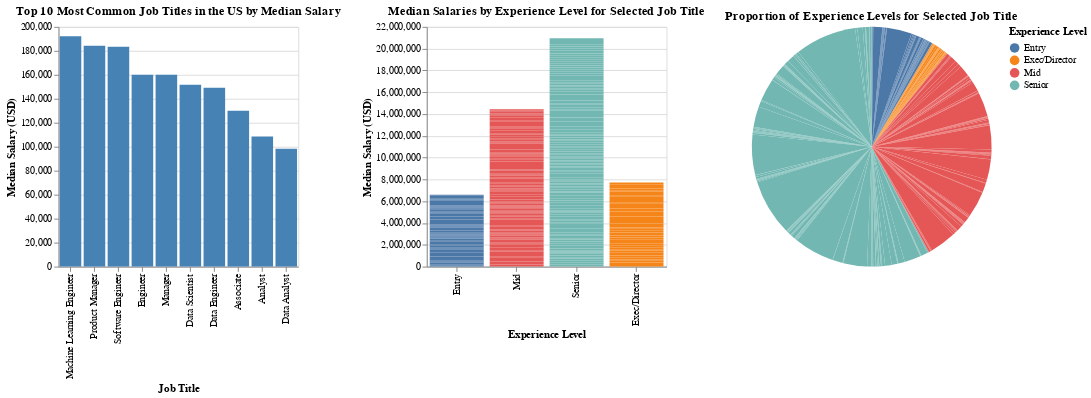

The cell this chart's notebook holds for it:
### Markdown cell above
## Design Summary and Justification

The final interactive visualization is composed of three linked components:

1. **Top Job Roles by Frequency (Main Bar Chart):**
   - **Purpose:** To show which AI/ML/DS job roles are most commonly listed.
   - **Justification:** Frequency analysis provides users with an overview of demand in the job market. Sorting by count helps immediately surface the most prominent roles.

2. **Median Salary by Experience Level (Bar Chart – Role-Specific):**
   - **Purpose:** Once a role is selected, this chart shows how compensation changes with experience.
   - **Justification:** Comparing salaries by seniority level (EN, MI, SE, EX) gives job seekers actionable insight into salary expectations and growth trajectories within a role.

3. **Experience Level Proportions (Pie Chart – Role-Specific):**
   - **Purpose:** Also tied to the selected role, this chart shows what percentage of listings are targeted at each experience level.
   - **Justification:** This gives an indication of accessibility — e.g., whether a role skews toward entry-level or senior candidates.

### Interactivity
- **Click-based filtering** connects all three charts. Selecting a job title dynamically updates the salary and experience breakdowns.
- **Altair's selection and binding** capabilities make this implementation smooth and declarative.

### Overall Justification
This design supports both **exploratory** and **confirmatory** analysis:
- Users can discover unexpected patterns, such as surprisingly high entry-level pay in niche roles (exploratory).
- Users can verify assumptions, such as “Senior ML Engineers earn more than Entry-level Data Analysts” (confirmatory).

By combining frequency, salary distribution, and experience ratios, the dashboard builds a **multi-faceted understanding** of the job landscape and encourages deeper insight generation through **interaction-driven workflows**.

### Code cell
# Filter for US employees
us_df = original_df[
    (original_df['employee_residence'] == 'US') & 
    (original_df['employment_type'] == 'FT') &
        (original_df['work_year'] == 2025)
        ]

# Calculate median salary and count for each job title
job_stats = us_df.groupby('job_title').agg(
    median_salary=('salary_in_usd', 'median'),
    count=('job_title', 'size')
).reset_index()

# Calculate median salary and count for each job title
job_stats_level = us_df.groupby(['job_title', 'experience_level']).agg(
    median_salary=('salary_in_usd', 'median'),
    count=('job_title', 'size')
).reset_index()

# Map experience_level values in job_stats_level
job_stats_level['experience_level'] = job_stats_level['experience_level'].map({
    'EN': 'Entry',
    'MI': 'Mid',
    'SE': 'Senior',
    'EX': 'Exec/Director'
})


# Get the top 10 most common job titles
top_10_jobs = job_stats.nlargest(10, 'count')

# Define a selection for the overview chart
selection = alt.selection_point(fields=['job_title'], name='Job Selection')

# Create the overview chart
overview = alt.Chart(top_10_jobs).mark_bar().encode(
    x=alt.X('job_title:N', sort='-y', title='Job Title'),
    y=alt.Y('median_salary:Q', title='Median Salary (USD)'),
    tooltip=['job_title', 'median_salary', 'count'],
    color=alt.condition(selection, alt.value('steelblue'), alt.value('lightgray'))
).properties(
    title='Top 10 Most Common Job Titles in the US by Median Salary',
    width=250,
    height=250
).add_selection(selection)

warnings.filterwarnings('ignore', category=DeprecationWarning)

# Create the detail chart
detail = alt.Chart(job_stats_level).transform_filter(
    selection
).mark_bar().encode(
    x=alt.X('experience_level:N', title='Experience Level',  sort=['Entry', 'Mid', 'Senior', 'Exec/Director']),
    y=alt.Y('median_salary:Q', title='Median Salary (USD)'),
    color=alt.Color('experience_level:N', legend=None),
    tooltip=['experience_level', 'median_salary', 'count']
).properties(
    title='Median Salaries by Experience Level for Selected Job Title',
    width=250,
    height=250
)

# Create the pie chart
pie_chart = alt.Chart(job_stats_level).transform_filter(
    selection
).mark_arc().encode(
    theta=alt.Theta('count:Q', title='Proportion'),
    color=alt.Color('experience_level:N', title='Experience Level'),
    tooltip=['experience_level', 'count', alt.Tooltip()]
).properties(
    title='Proportion of Experience Levels for Selected Job Title',
    width=250,
    height=250
)

# Combine the charts (overview, detail, and pie chart)
combined_chart = alt.hconcat(
    overview, detail, pie_chart
).resolve_scale(
    color='independent'
)

combined_chart

### Figure 1 — Vega-Lite specification as saved in the notebook (floating-point values rounded to 4 significant figures; data arrays with more than 128 entries replaced by an {"elided": "..."} marker saying what was removed)
{"config": {"view": {"continuousWidth": 300, "continuousHeight": 300}}, "hconcat": [{"data": {"name": "data-9948de145ebd48bac94bab4c2602b349"}, "mark": {"type": "bar"}, "encoding": {"color": {"condition": {"param": "Job Selection", "value": "steelblue"}, "value": "lightgray"}, "tooltip": [{"field": "job_title", "type": "nominal"}, {"field": "median_salary", "type": "quantitative"}, {"field": "count", "type": "quantitative"}], "x": {"field": "job_title", "sort": "-y", "title": "Job Title", "type": "nominal"}, "y": {"field": "median_salary", "title": "Median Salary (USD)", "type": "quantitative"}}, "height": 250, "name": "view_44", "title": "Top 10 Most Common Job Titles in the US by Median Salary", "width": 250}, {"data": {"name": "data-7570192b14f01b459ef1a1f508f52296"}, "mark": {"type": "bar"}, "encoding": {"color": {"field": "experience_level", "legend": null, "type": "nominal"}, "tooltip": [{"field": "experience_level", "type": "nominal"}, {"field": "median_salary", "type": "quantitative"}, {"field": "count", "type": "quantitative"}], "x": {"field": "experience_level", "sort": ["Entry", "Mid", "Senior", "Exec/Director"], "title": "Experience Level", "type": "nominal"}, "y": {"field": "median_salary", "title": "Median Salary (USD)", "type": "quantitative"}}, "height": 250, "title": "Median Salaries by Experience Level for Selected Job Title", "transform": [{"filter": {"param": "Job Selection"}}], "width": 250}, {"data": {"name": "data-7570192b14f01b459ef1a1f508f52296"}, "mark": {"type": "arc"}, "encoding": {"color": {"field": "experience_level", "title": "Experience Level", "type": "nominal"}, "theta": {"field": "count", "title": "Proportion", "type": "quantitative"}, "tooltip": [{"field": "experience_level", "type": "nominal"}, {"field": "count", "type": "quantitative"}, {}]}, "height": 250, "title": "Proportion of Experience Levels for Selected Job Title", "transform": [{"filter": {"param": "Job Selection"}}], "width": 250}], "params": [{"name": "Job Selection", "select": {"type": "point", "fields": ["job_title"]}, "views": ["view_44"]}], "resolve": {"scale": {"color": "independent"}}, "$schema": "https://vega.github.io/schema/vega-lite/v5.20.1.json", "datasets": {"data-9948de145ebd48bac94bab4c2602b349": [{"job_title": "Software Engineer", "median_salary": 183500.0, "count": 1720}, {"job_title": "Data Scientist", "median_salary": 151800.0, "count": 1586}, {"job_title": "Data Engineer", "median_salary": 149300.0, "count": 1280}, {"job_title": "Engineer", "median_salary": 160000.0, "count": 1224}, {"job_title": "Data Analyst", "median_salary": 98400.0, "count": 1104}, {"job_title": "Manager", "median_salary": 160000.0, "count": 938}, {"job_title": "Analyst", "median_salary": 108600.0, "count": 592}, {"job_title": "Machine Learning Engineer", "median_salary": 192200.0, "count": 578}, {"job_title": "Product Manager", "median_salary": 184200.0, "count": 294}, {"job_title": "Associate", "median_salary": 130000.0, "count": 285}], "data-7570192b14f01b459ef1a1f508f52296": {"elided": "361 records"}}}
